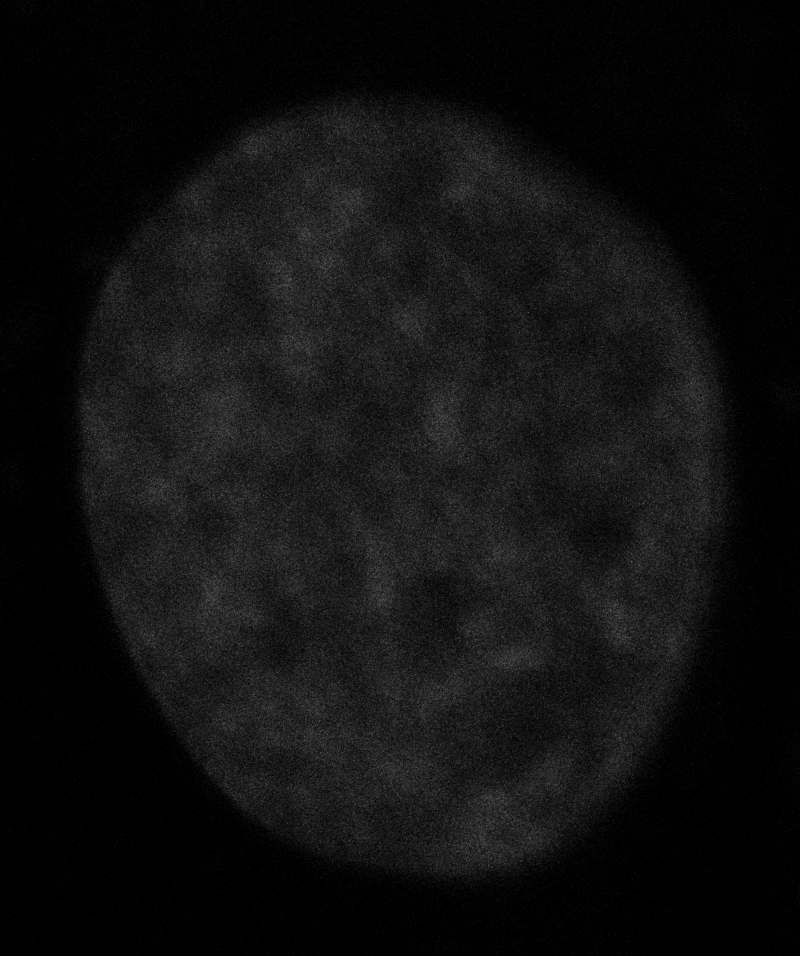
%> input picture nuc1_01.tif, 800 x 956 px
$ octave CRI_map.m   (GNU Octave 9; MATLAB toolbox functions it lacks are replaced by stand-ins)
%> lines starting %> are read from the running program, lines starting %| are printed output that depends on the picture; in (x1, y1, x2, y2) boxes, pixels count from 0 and x2, y2 are one past the last pixel; in counts of white or black regions, pixels touching at a corner belong together; the program's own positions count from 1
clear all
clc
close all

% these two lines read the two images to be registered. Fixed image is the
% reference image, moving image is the image we are registering
% Fixed image and moving image must be of same size

fixed  = imread('nuc1_01.tif');
%> fixed is the input picture: size 956x800 uint8; min 0, max 90, mean 16.2
moving = imread('nuc1_12.tif');
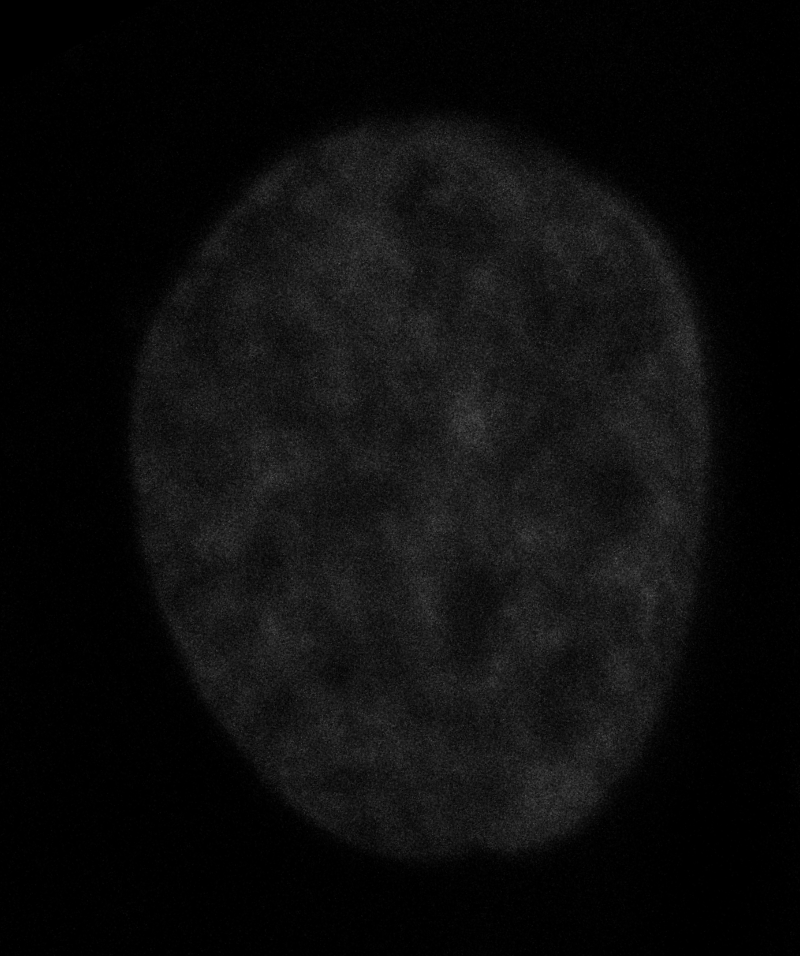
%> input picture nuc1_12.tif, 800 x 956 px
%> moving is the input picture: size 956x800 uint8; min 0, max 88, mean 12.7

nn=size(fixed);
%> nn = [956 800]

% matlab reads the image in a vertically flipped way, so we need to flip the
% image vertically

fixed = flip(fixed, 1);
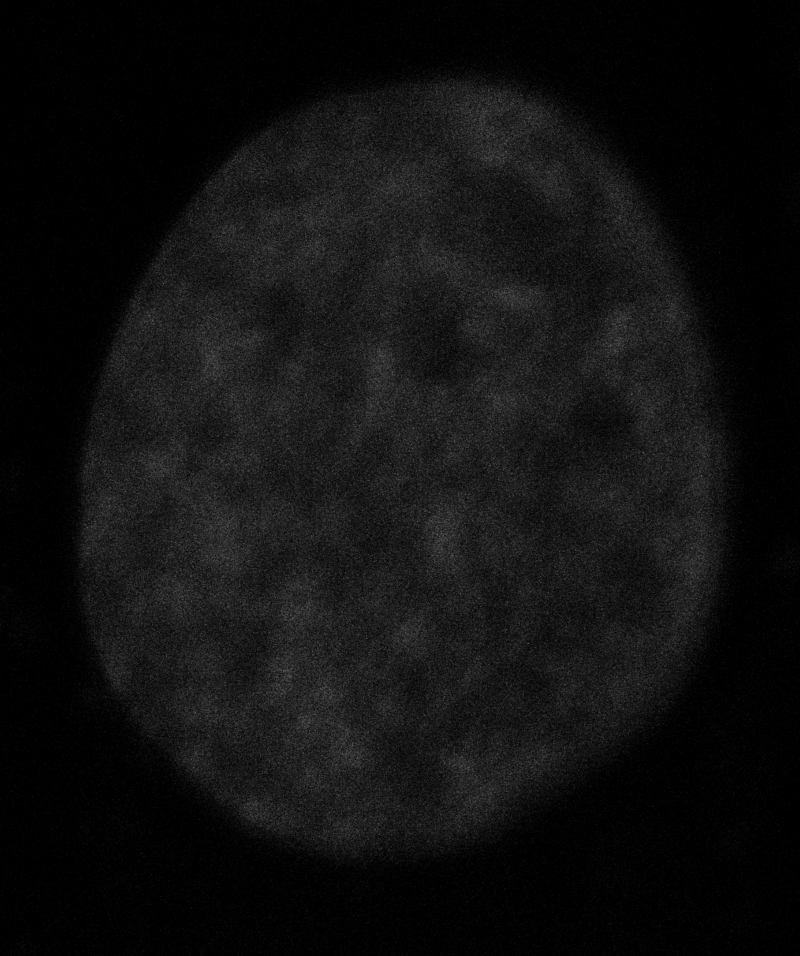
%> fixed: size 956x800 uint8; min 0, max 90, mean 16.2; mean of the top-left, top-right, bottom-left and bottom-right quarters 15.9, 16.9, 17.5, 14.6
moving = flip(moving, 1);

% read the size of the image for later colormap plotting

scale = size(fixed);
%> scale = [956 800]
yscale = scale(1)-1;
%> yscale = 955
xscale = scale(2)-1;
%> xscale = 799

% filtering the data using 3D Gaussian filter
filteredfixed = medfilt2(fixed);
filteredmoving = medfilt2(moving);

% The next block binarizes both images. It means it will get rid of all the
% greyspace around the nucleus and assign a value of 0 to to all those
% regions

BWfixed = imbinarize(filteredfixed);
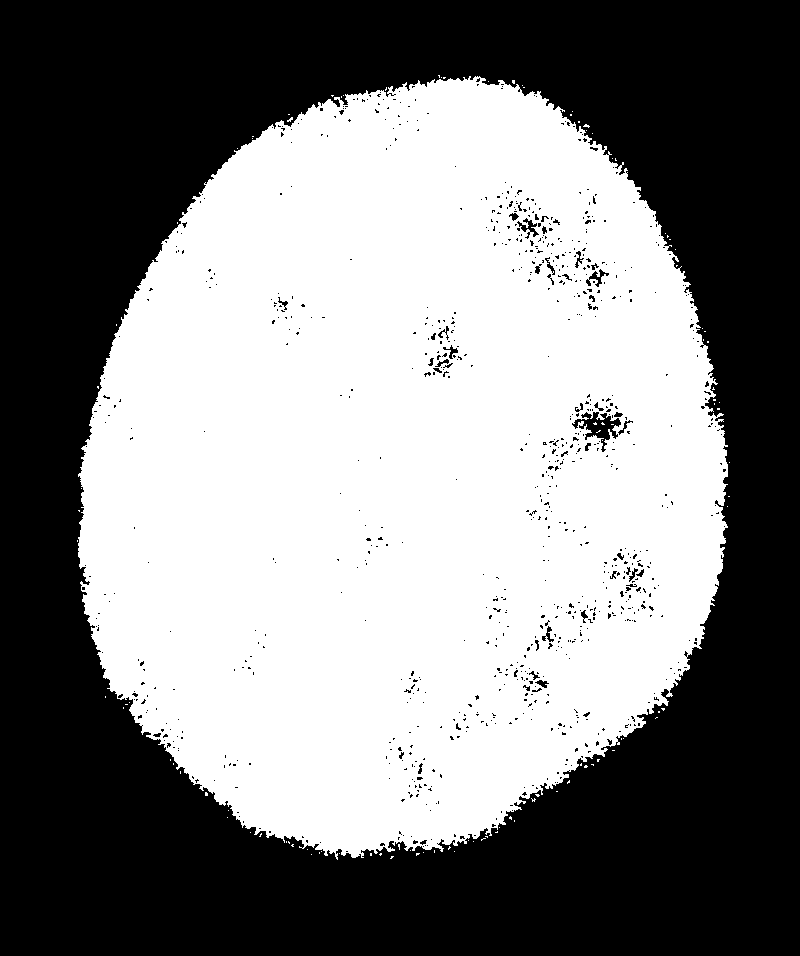
%> BWfixed: size 956x800 logical; 50.4% white; 897 black regions (855 under 20 px), largest, box (x1, y1, x2, y2) and area: (0, 0, 800, 956) 373877, (572, 412, 621, 452) 735, (517, 218, 539, 239) 159
BWfixed = uint8(BWfixed);
fixednew = BWfixed.*filteredfixed;
imshow(fixednew)

BWmoving = imbinarize(filteredmoving);
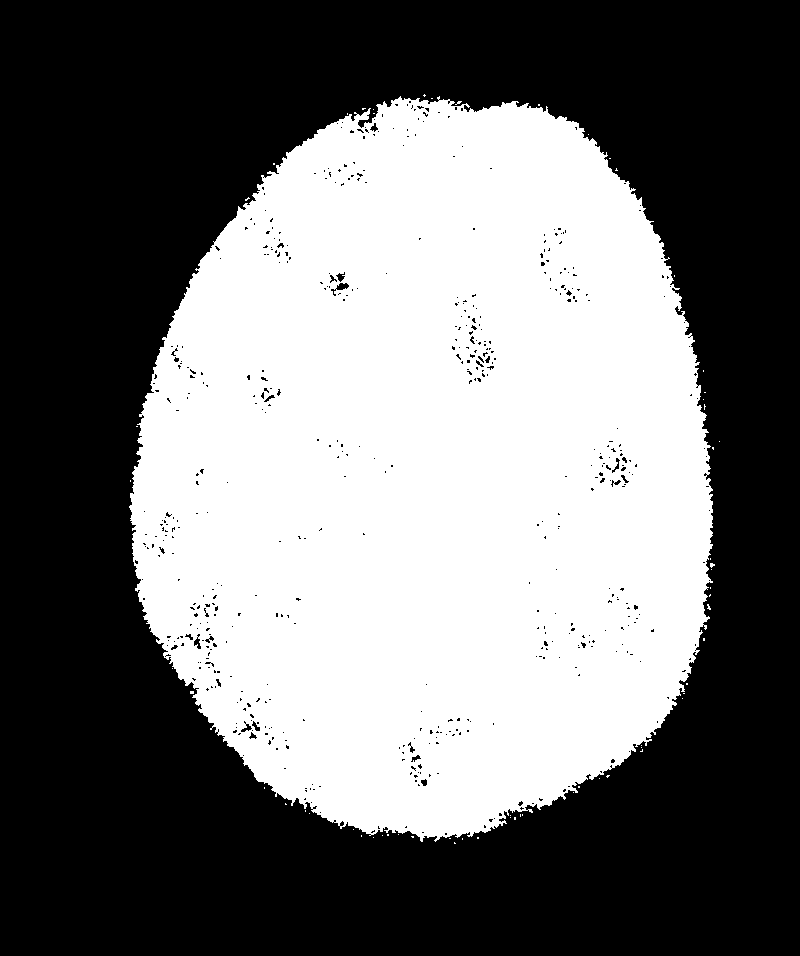
%> BWmoving: size 956x800 logical; 44.1% white; 62 white regions (61 under 20 px), largest, box (x1, y1, x2, y2) and area: (129, 96, 713, 842) 336798
BWmoving=uint8(BWmoving);
movingnew=BWmoving.*filteredmoving;
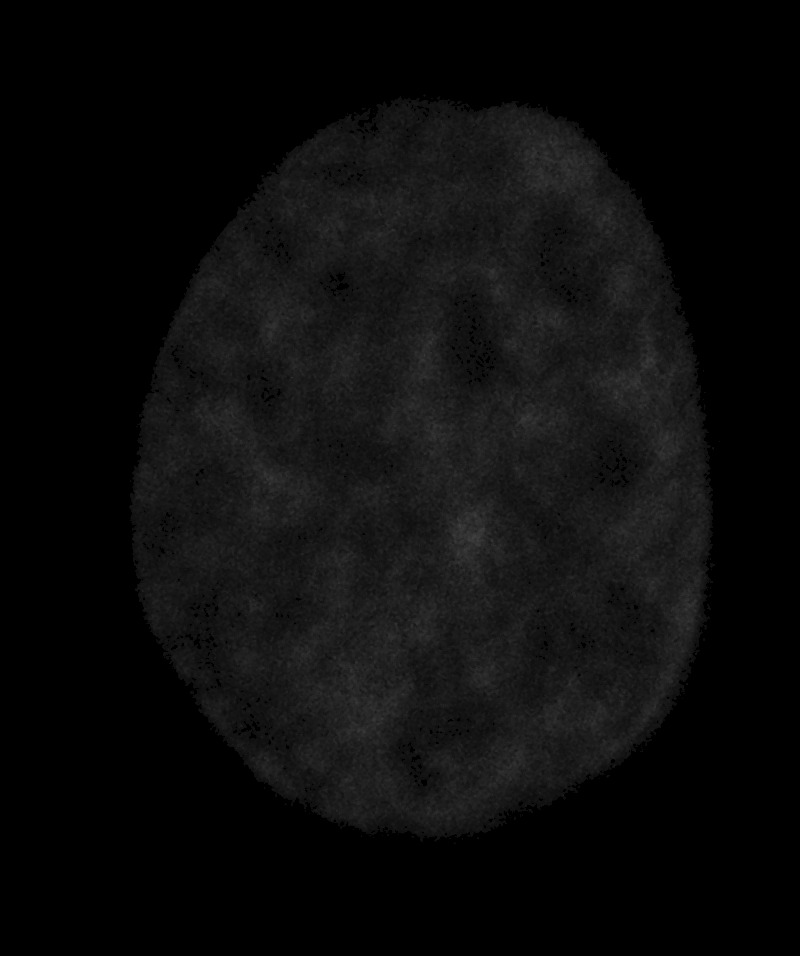
%> movingnew: size 956x800 uint8; min 0, max 64, mean 11.7
imshow(movingnew)

% This step changes intensity distribution of the moving image to normalize
% Therefore, takes care of any photobleaching or image enhancement by
% higher laser power etc.

movingnew = imhistmatch(movingnew,fixednew);

% This step does the actual registration and creates the displacement map
%> (the run ends here)
